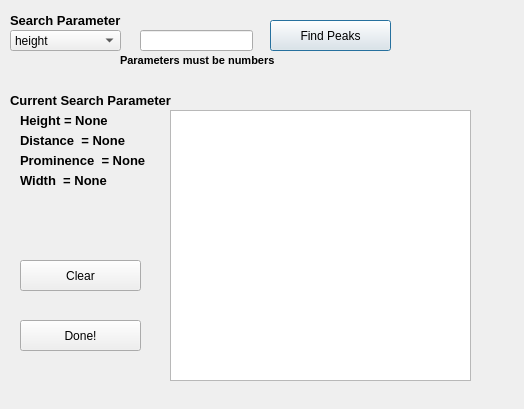
<?xml version="1.0" encoding="UTF-8"?>
<ui version="4.0">
 <class>Dialog</class>
 <widget class="QDialog" name="Dialog">
  <property name="geometry">
   <rect>
    <x>0</x>
    <y>0</y>
    <width>524</width>
    <height>409</height>
   </rect>
  </property>
  <property name="windowTitle">
   <string>Dialog</string>
  </property>
  <widget class="QLabel" name="SearchParameters">
   <property name="geometry">
    <rect>
     <x>10</x>
     <y>10</y>
     <width>121</width>
     <height>21</height>
    </rect>
   </property>
   <property name="font">
    <font>
     <pointsize>10</pointsize>
     <weight>75</weight>
     <bold>true</bold>
    </font>
   </property>
   <property name="text">
    <string>Search Parameter</string>
   </property>
  </widget>
  <widget class="QComboBox" name="comboBox_Parameters">
   <property name="geometry">
    <rect>
     <x>10</x>
     <y>30</y>
     <width>111</width>
     <height>21</height>
    </rect>
   </property>
   <item>
    <property name="text">
     <string>height</string>
    </property>
   </item>
   <item>
    <property name="text">
     <string>distance</string>
    </property>
   </item>
   <item>
    <property name="text">
     <string>prominence</string>
    </property>
   </item>
   <item>
    <property name="text">
     <string>width</string>
    </property>
   </item>
  </widget>
  <widget class="QLineEdit" name="Edit_Parameters">
   <property name="geometry">
    <rect>
     <x>140</x>
     <y>30</y>
     <width>113</width>
     <height>21</height>
    </rect>
   </property>
  </widget>
  <widget class="QPushButton" name="button_FPeaks">
   <property name="geometry">
    <rect>
     <x>270</x>
     <y>20</y>
     <width>121</width>
     <height>31</height>
    </rect>
   </property>
   <property name="text">
    <string>Find Peaks</string>
   </property>
  </widget>
  <widget class="QLabel" name="Warning">
   <property name="geometry">
    <rect>
     <x>120</x>
     <y>50</y>
     <width>181</width>
     <height>21</height>
    </rect>
   </property>
   <property name="font">
    <font>
     <pointsize>8</pointsize>
     <weight>75</weight>
     <bold>true</bold>
    </font>
   </property>
   <property name="text">
    <string>Parameters must be numbers</string>
   </property>
  </widget>
  <widget class="QLabel" name="CurrentParameters">
   <property name="geometry">
    <rect>
     <x>10</x>
     <y>90</y>
     <width>181</width>
     <height>21</height>
    </rect>
   </property>
   <property name="font">
    <font>
     <pointsize>10</pointsize>
     <weight>75</weight>
     <bold>true</bold>
    </font>
   </property>
   <property name="text">
    <string>Current Search Parameter</string>
   </property>
  </widget>
  <widget class="QLabel" name="Height">
   <property name="geometry">
    <rect>
     <x>20</x>
     <y>110</y>
     <width>121</width>
     <height>21</height>
    </rect>
   </property>
   <property name="font">
    <font>
     <pointsize>10</pointsize>
     <weight>75</weight>
     <bold>true</bold>
    </font>
   </property>
   <property name="text">
    <string>Height = None</string>
   </property>
  </widget>
  <widget class="QLabel" name="Width">
   <property name="geometry">
    <rect>
     <x>20</x>
     <y>170</y>
     <width>111</width>
     <height>21</height>
    </rect>
   </property>
   <property name="font">
    <font>
     <pointsize>10</pointsize>
     <weight>75</weight>
     <bold>true</bold>
    </font>
   </property>
   <property name="text">
    <string>Width  = None</string>
   </property>
  </widget>
  <widget class="QLabel" name="Prominence">
   <property name="geometry">
    <rect>
     <x>20</x>
     <y>150</y>
     <width>141</width>
     <height>21</height>
    </rect>
   </property>
   <property name="font">
    <font>
     <pointsize>10</pointsize>
     <weight>75</weight>
     <bold>true</bold>
    </font>
   </property>
   <property name="text">
    <string>Prominence  = None</string>
   </property>
  </widget>
  <widget class="QLabel" name="Distance">
   <property name="geometry">
    <rect>
     <x>20</x>
     <y>130</y>
     <width>121</width>
     <height>21</height>
    </rect>
   </property>
   <property name="font">
    <font>
     <pointsize>10</pointsize>
     <weight>75</weight>
     <bold>true</bold>
    </font>
   </property>
   <property name="text">
    <string>Distance  = None</string>
   </property>
  </widget>
  <widget class="QPlainTextEdit" name="plainTextEdit_Peaks">
   <property name="geometry">
    <rect>
     <x>170</x>
     <y>110</y>
     <width>301</width>
     <height>271</height>
    </rect>
   </property>
  </widget>
  <widget class="QPushButton" name="button_Done">
   <property name="geometry">
    <rect>
     <x>20</x>
     <y>320</y>
     <width>121</width>
     <height>31</height>
    </rect>
   </property>
   <property name="text">
    <string>Done!</string>
   </property>
  </widget>
  <widget class="QPushButton" name="button_ClearParameters">
   <property name="geometry">
    <rect>
     <x>20</x>
     <y>260</y>
     <width>121</width>
     <height>31</height>
    </rect>
   </property>
   <property name="text">
    <string>Clear</string>
   </property>
  </widget>
 </widget>
 <resources/>
 <connections/>
</ui>
